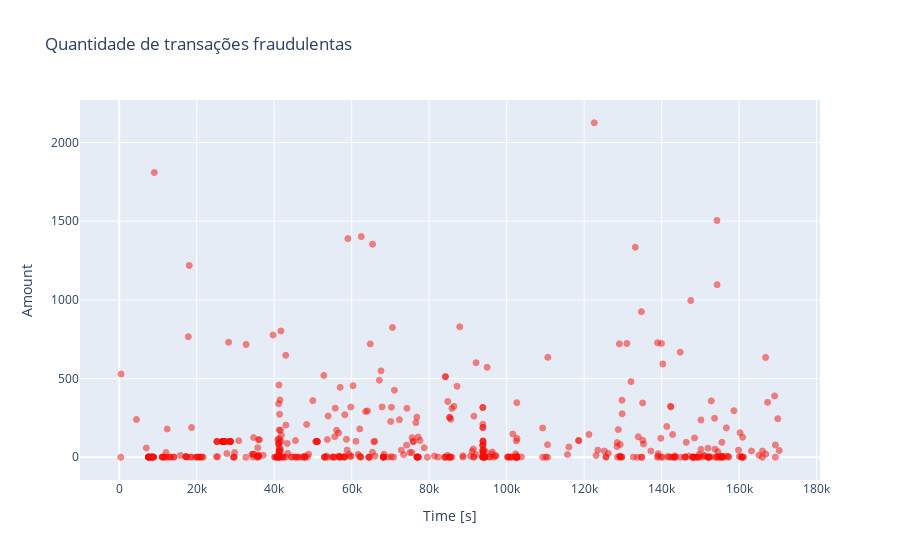

Notebook cell for this chart:
### Markdown cell above
Podemos concluir que a transação normal tem valor médio maior, Q1 maior, Q3 e Q4 menores e outliers maiores; transações fraudulentas têm um Q1 e média menores, um Q4 maior e valores discrepantes menores.

Vamos representar graficamente as transações fraudulentas (**Amount**) em relação ao tempo. O tempo mostrado é em segundos, a partir do início do período (total de 48h, ou seja, durante 2 dias).

### Code cell
fraud = data_df.loc[data_df['Class'] == 1]

trace = go.Scatter(
    x = fraud['Time'],y = fraud['Amount'],
    name="Amount",
     marker=dict(
                color='rgb(238,23,11)',
                line=dict(
                    color='red',
                    width=1),
                opacity=0.5,
            ),
    text= fraud['Amount'],
    mode = "markers"
)
data = [trace]
layout = dict(title = 'Quantidade de transações fraudulentas',
          xaxis = dict(title = 'Time [s]', showticklabels=True),
          yaxis = dict(title = 'Amount'),
          hovermode='closest'
         )
fig = dict(data=data, layout=layout)
iplot(fig, filename='fraud-amount')

### Figure 1 — Plotly figure (JSON) as saved in the notebook; plotly's stock layout.template omitted (floating-point values rounded to 4 significant figures; data arrays with more than 128 entries replaced by an {"elided": "..."} marker saying what was removed)
{"data": [{"marker": {"color": "rgb(238,23,11)", "line": {"color": "red", "width": 1}, "opacity": 0.5}, "mode": "markers", "name": "Amount", "text": {"elided": "492 float values"}, "x": {"elided": "492 int values"}, "y": {"elided": "492 float values"}, "type": "scatter"}], "layout": {"hovermode": "closest", "title": {"text": "Quantidade de transações fraudulentas"}, "xaxis": {"showticklabels": true, "title": {"text": "Time [s]"}}, "yaxis": {"title": {"text": "Amount"}}}}
